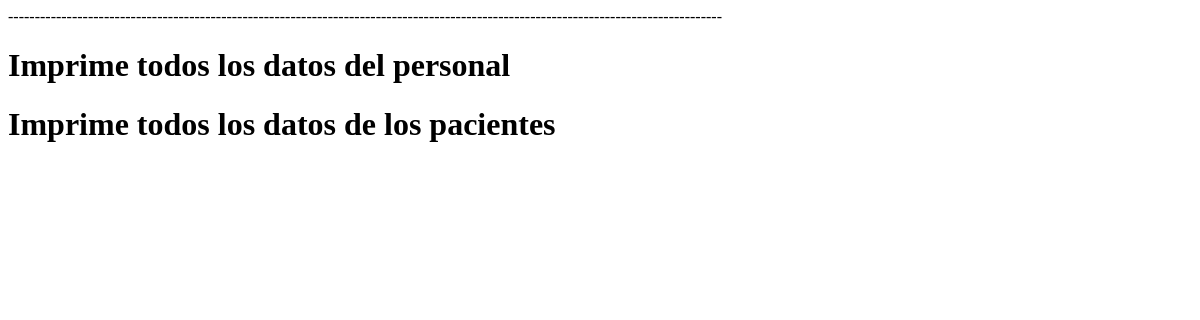
The page /listadoPacientesyPersonal.php on the database as committed earlier.
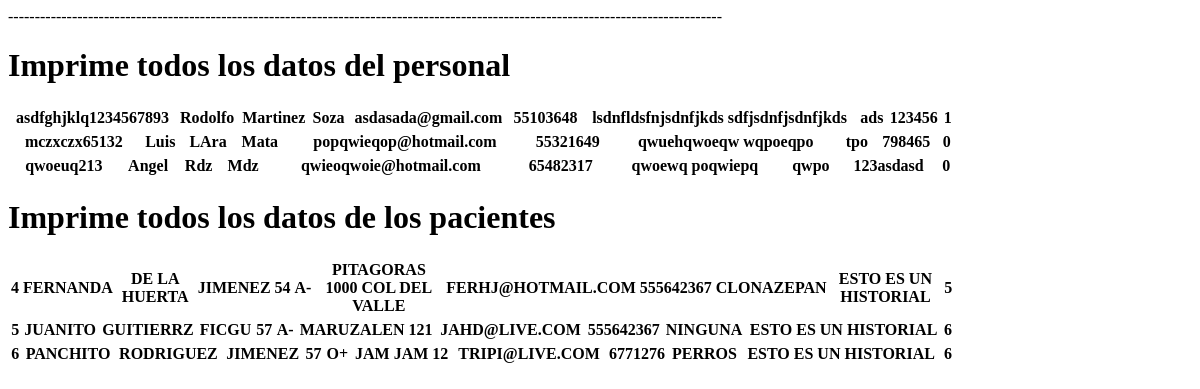
The same page on the database as committed later.
### tables this page shows
CREATE TABLE `personal` (
  `RFC` varchar(20) NOT NULL,
  `Nombre` varchar(15) NOT NULL,
  `APaterno` varchar(20) NOT NULL,
  `AMaterno` varchar(20) NOT NULL,
  `Correo` varchar(35) NOT NULL,
  `Telefono` varchar(14) NOT NULL,
  `Direccion` varchar(45) DEFAULT NULL,
  `Usuario` varchar(20) NOT NULL,
  `Contra` varchar(20) NOT NULL,
  `Admin` varchar(1) NOT NULL
);

CREATE TABLE `paciente` (
  `idPaciente` int(4) NOT NULL,
  `Nombre` varchar(20) NOT NULL,
  `APaterno` varchar(20) NOT NULL,
  `AMaterno` varchar(20) NOT NULL,
  `Edad` int(3) NOT NULL,
  `TipoSangre` varchar(2) NOT NULL,
  `Domicilio` varchar(45) NOT NULL,
  `Correo` varchar(35) NOT NULL,
  `Telefono` varchar(14) NOT NULL,
  `Alergias` varchar(45) NOT NULL,
  `Historial` varchar(1000) NOT NULL,
  `idMedico` int(3) DEFAULT NULL
);

### listadoPacientesyPersonal.php (the view, shortened to what this page needs)
<?php
include("./conexion.php");
?>
<!DOCTYPE html>
<html lang="es">
<head>
	<h1>Imprime todos los datos del personal</h1>
	<?php
		$res = mysqli_query($conector,"SELECT * FROM `personal`");
		while ($fila = mysqli_fetch_array($res)){
			$rfc = utf8_encode($fila["RFC"]);
			$nom = utf8_encode($fila["Nombre"]);
			$ap = utf8_encode($fila["APaterno"]);
			$am = utf8_encode($fila["AMaterno"]);
			$corr = utf8_encode($fila["Correo"]);
			$tel = utf8_encode($fila["Telefono"]);
			$dir = utf8_encode($fila["Direccion"]);
			$usr = utf8_encode($fila["Usuario"]);
			$pass = utf8_encode($fila["Contra"]);
			$adm = utf8_encode($fila["Admin"]);
			echo '<table style="width:80%"><tr><th>'.$rfc."</th> <th>".$nom."</th> <th>".$ap."</th> <th>".$am."</th> <th>".$corr."</th> <th>".$tel."</th> <th>".$dir."</th> <th>".$usr."</th> <th>".$pass."</th> <th>".$adm.'</th></tr></table>';
		}
		$res = mysqli_query($conector,"SELECT * FROM `paciente`");
		echo "<h1>Imprime todos los datos de los pacientes</h1>";
		while ($fila = mysqli_fetch_array($res)){
			$idp = utf8_encode($fila["idPaciente"]);
			$nom = utf8_encode($fila["Nombre"]);
			$ap = utf8_encode($fila["APaterno"]);
			$am = utf8_encode($fila["AMaterno"]);
			$edad = utf8_encode($fila["Edad"]);
			$sangre = utf8_encode($fila["TipoSangre"]);
			$dom = utf8_encode($fila["Domicilio"]);
			$corr = utf8_encode($fila["Correo"]);
			$tel = utf8_encode($fila["Telefono"]);
			$ale = utf8_encode($fila["Alergias"]);
			$histo = utf8_encode($fila["Historial"]);
			$idm = utf8_encode($fila["idMedico"]);
			echo '<table style="width:80%"><tr><th>'.$idp."</th> <th>".$nom."</th> <th>".$ap."</th> <th>".$am."</th> <th>".$edad."</th> <th>".$sangre."</th> <th>".$dom."</th> <th>".$corr."</th> <th>".$tel."</th> <th>".$ale."</th> <th>".$histo."</th> <th>".$idm.'</th></tr></table>';
		}
	?>
</head>
<body>
</body>
</html>

Rows that differ between the two databases and show on the page:
added personal: RFC "asdfghjklq1234567893", Nombre "Rodolfo", APaterno "Martinez", AMaterno "Soza", Correo "asdasada@gmail.com", Telefono "55103648", Direccion "lsdnfldsfnjsdnfjkds sdfjsdnfjsdnfjkds", Usuario "ads", Contra "123456", Admin "1"
added personal: RFC "mczxczx65132", Nombre "Luis", APaterno "LAra", AMaterno "Mata", Correo "popqwieqop@hotmail.com", Telefono "55321649", Direccion "qwuehqwoeqw wqpoeqpo", Usuario "tpo", Contra "798465", Admin "0"
added personal: RFC "qwoeuq213", Nombre "Angel", APaterno "Rdz", AMaterno "Mdz", Correo "qwieoqwoie@hotmail.com", Telefono "65482317", Direccion "qwoewq poqwiepq", Usuario "qwpo", Contra "123asdasd", Admin "0"
added paciente: idPaciente "4", Nombre "FERNANDA", APaterno "DE LA HUERTA", AMaterno "JIMENEZ", Edad "54", TipoSangre "A-", Domicilio "PITAGORAS 1000 COL DEL VALLE", Correo "FERHJ@HOTMAIL.COM", Telefono "555642367", Alergias "CLONAZEPAN", Historial "ESTO ES UN HISTORIAL", idMedico "5"
added paciente: idPaciente "5", Nombre "JUANITO", APaterno "GUITIERRZ", AMaterno "FICGU", Edad "57", TipoSangre "A-", Domicilio "MARUZALEN 121", Correo "JAHD@LIVE.COM", Telefono "555642367", Alergias "NINGUNA", Historial "ESTO ES UN HISTORIAL", idMedico "6"
added paciente: idPaciente "6", Nombre "PANCHITO", APaterno "RODRIGUEZ", AMaterno "JIMENEZ", Edad "57", TipoSangre "O+", Domicilio "JAM JAM 12", Correo "TRIPI@LIVE.COM", Telefono "6771276", Alergias "PERROS", Historial "ESTO ES UN HISTORIAL", idMedico "6"
